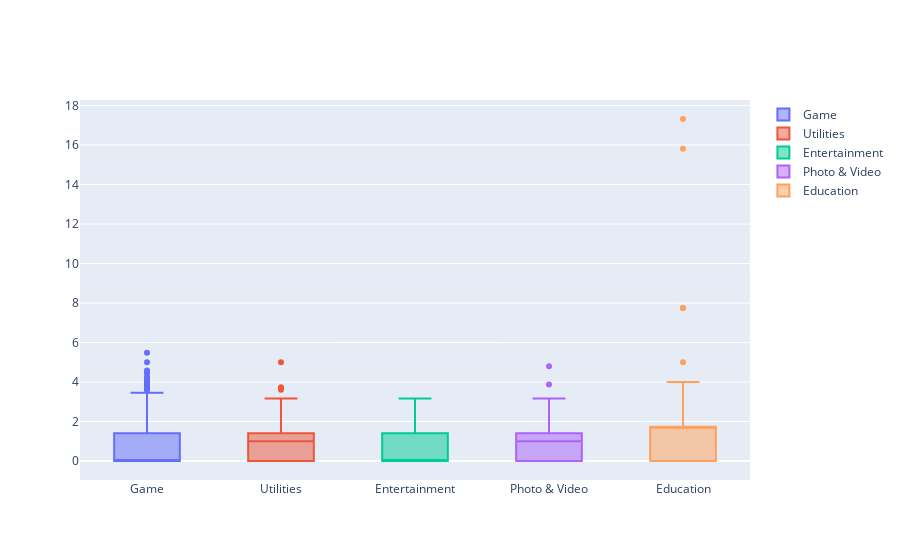

The notebook cell this image was saved under:
### Code cell
trace0 = go.Box(
    # Data for Game
    y=np.sqrt(large_categories['price'][large_categories['prime_genre']=='Games']),
    name = 'Game'
)

trace1 = go.Box(
    # Data for Utilities
    y=np.sqrt(large_categories['price'][large_categories['prime_genre']=='Utilities']),
    name = 'Utilities'
)

trace2 = go.Box(
    # Data for Entertainment
    y=np.sqrt(large_categories['price'][large_categories['prime_genre']=='Entertainment']),
    name = 'Entertainment'
)

trace3 = go.Box(
    # Data for Photo & Video
    y=np.sqrt(large_categories['price'][large_categories['prime_genre']=='Photo & Video']),
    name = 'Photo & Video'
)

trace4 = go.Box(
    # Data for Education
    y=np.sqrt(large_categories['price'][large_categories['prime_genre']=='Education']),
    name = 'Education'
)


data = [trace0, trace1,trace2,trace3,trace4]
plotly.offline.iplot({'data': data})

### Figure 1 — Plotly figure (JSON) as saved in the notebook; plotly's stock layout.template omitted (floating-point values rounded to 4 significant figures; data arrays with more than 128 entries replaced by an {"elided": "..."} marker saying what was removed)
{"data": [{"name": "Game", "type": "box", "y": {"elided": "3862 float values"}}, {"name": "Utilities", "type": "box", "y": {"elided": "248 float values"}}, {"name": "Entertainment", "type": "box", "y": {"elided": "535 float values"}}, {"name": "Photo & Video", "type": "box", "y": {"elided": "349 float values"}}, {"name": "Education", "type": "box", "y": {"elided": "453 float values"}}], "layout": {}}
